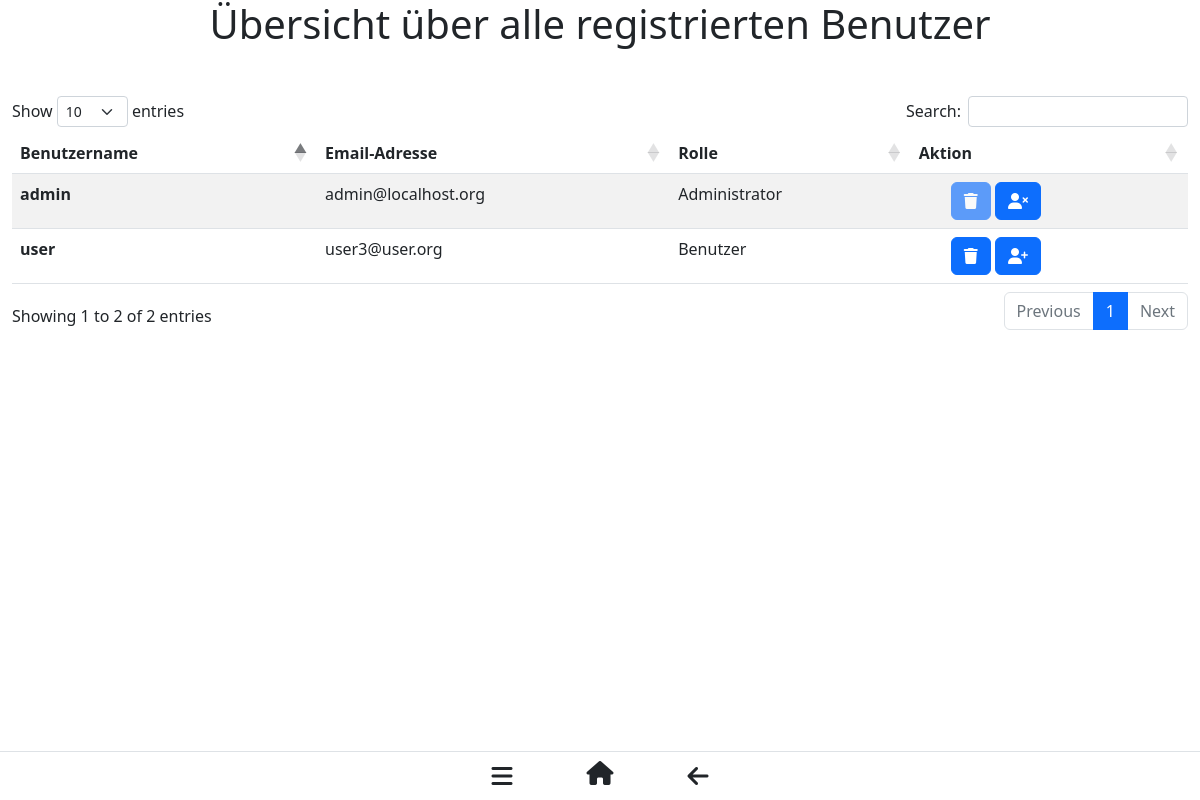
Page /adminbereich (signed in) on the committed database.
### hikerz/db.py (models this page shows, shortened)
class User(db.Model):
    __tablename__ = 'User'
    username = db.Column(db.String(45), primary_key=True)
    emailAdresse = db.Column(db.String(45), nullable=False, unique=True)
    password = db.Column(db.String(80), nullable=False)
    rolle = db.Column(db.Integer(),  nullable=False)
    creatorOfRoute = db.relationship('Route', back_populates='creatorRelationship')
    creatorOfHighlight = db.relationship('Highlight', back_populates='creatorRelationship')
    creatorOfRouteImage = db.relationship('RouteImage', back_populates='creatorRelationship')
    creatorOfReview = db.relationship('Review', back_populates='creatorRelationship')
    member_since = db.Column(db.String(10), nullable=False, default="01.01.2022")

### hikerz/views.py (the view)
@views.route('/adminbereich')
@login_required
def adminbereich():
    if current_user.rolle != 1:
        abort(401)
    allUsers = User.query.all()
    return render_template("adminArea.html", allUsers=allUsers)

### hikerz/__init__.py (called while the page is built)
@login_manager.user_loader
def user_loader(username):
    return User.query.get(username)

### hikerz/templates/adminArea.html (shortened to what this page needs)
{% extends "base.html" %}
{% block content %}
    <h1 align="center"> Übersicht über alle registrierten Benutzer </h1>
    <p><br></p>
    <table id="example" class="table table-striped" style="width:100%">
        <thead>
            <tr>
                <th scope="col">Benutzername</th>
                <th scope="col">Email-Adresse</th>
                <th scope="col">Rolle</th>
                <th scope="col">Aktion</th>
            </tr>
        </thead>
        <tbody>
            {% for u in allUsers %}
                <tr>
                    <th scope="row">{{ u.username }}</th>
                    <td>{{ u.emailAdresse }}</td>
                    <td>{% if u.rolle == 1 %}
                            Administrator
                        {% endif %}
                        {% if u.rolle != 1 %}
                            Benutzer
                        {% endif %}
                    </td>
                    <td>
                        <ul class="list inline m-0">
                            <li class="list-inline-item">
                                {% if u.rolle == 1 %}
                                    <button type="button" class="btn btn-primary" data-bs-toggle="modal" data-bs-target="#myModalFor{{ u.username }}" data-toggle="tooltip" data-placement="top" title="Benutzer löschen" disabled><i class="fa fa-trash"></i></button>
                                {% endif %}
                                {% if u.rolle != 1 %}
                                    <button type="button" class="btn btn-primary" data-bs-toggle="modal" data-bs-target="#myModalFor{{ u.username }}" data-toggle="tooltip" data-placement="top" title="Benutzer löschen"><i class="fa fa-trash"></i></button>
                                {% endif %}
                                {% if u.rolle != 1 %}
                                    <button type="button" class="btn btn-primary" onclick="window.location.href='/benutzerRechteErhoehen/{{ u.username }}';" data-toggle="tooltip" data-placement="top" title="Benutzer zu Administrator machen"><i class="fa fa-user-plus" aria-hidden="true"></i></button>
                                {% endif %}
                                {% if u.rolle == 1 %}
                                    <button type="button" class="btn btn-primary" onclick="window.location.href='/benutzerRechteVerringern/{{ u.username }}';" data-toggle="tooltip" data-placement="top" title="Administratorenrechte des Benutzers entfernen"><i class="fa fa-user-times" aria-hidden="true"></i></button>
                                {% endif %}
                            </li>
                        </ul>
                    </td>
                </tr>
            {% endfor %}
        </tbody>
    </table>
{% endblock %}

### hikerz/templates/base.html (shortened to what this page needs)
<!DOCTYPE html>
<html lang="de">
<head>
    <link href="https://cdn.jsdelivr.net/npm/bootstrap@5.2.0-beta1/dist/css/bootstrap.min.css" rel="stylesheet"
>
    <link rel="stylesheet" href="{{url_for('static', filename='styles.css')}}">
    <link rel="stylesheet" href="https://cdn.datatables.net/1.12.0/css/dataTables.bootstrap5.min.css">
    <link rel="stylesheet" href="https://cdnjs.cloudflare.com/ajax/libs/font-awesome/6.1.1/css/all.min.css"
 />
</head>
<body>
    <div class="container-fluid" style="margin-bottom:4em">
        {%block content%}{%endblock%}
    </div>
    <ul class="nav justify-content-center fixed-bottom border-top align-middle" style="background-color:white">
        <li class="nav-item mx-4 zoom-animation">
            <button class="btn float-start" data-bs-toggle="offcanvas" data-bs-target="#offcanvas" role="button"
                style="height:3em">
                <i class="fa fa-bars fa-xl"></i>
            </button>
        </li>
        <li class="nav-item mx-4 zoom-animation">
            {%if current_user.is_authenticated%}
            <a class="btn float-start py-2" href="{{url_for('views.index')}}" role="button">
                <i class="fa fa-house fa-xl"></i>
            </a>
            {%else%}
            <a class="btn float-start py-2" href="/" role="button">
                <i class="fa fa-house fa-xl"></i>
            </a>
            {%endif%}
        </li>
        <li class="nav-item mx-4 zoom-animation">
            <button class="btn float-start" onclick="window.history.back()" role="button" style="height:3em">
                <i class="fa fa-arrow-left fa-xl"></i>
            </button>
        </li>
    </ul>
</body>
</html>

### hikerz/static/styles.css (style rules this page uses)
:root { --farbe1: #2D5016; --farbe2: #93B7BE; --farbe3: #635255; --farbe4: #DD9787; --farbe5: #89c07f; --farbe6: #f1f4e8; }
.zoom-animation { transition: transform .2s; }

### rows in the picture
User: username "admin", emailAdresse "admin@localhost.org", rolle "Administrator"
User: username "user", emailAdresse "user3@user.org", rolle "Benutzer"
